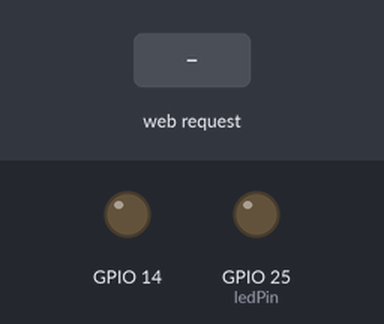
Bench run of a sketch on a simulated ESP32. On the bench: output pins drawn as LEDs (lit = HIGH). The test bench sets the inputs (shaded band). WiFi joins after 1.5 s; servers stay silent unless stated; what the sketch prints to the serial monitor is not drawn.

Above: at 4.7 s.
4.8 s: HTTP request GET /on received
At 5.5 s:
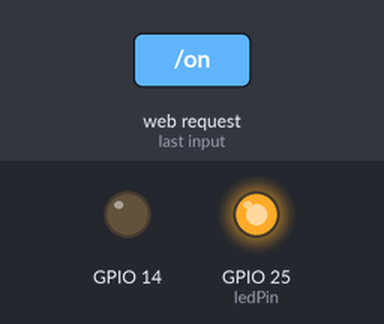
6.3 s: HTTP request GET /off received
At 6.7 s:
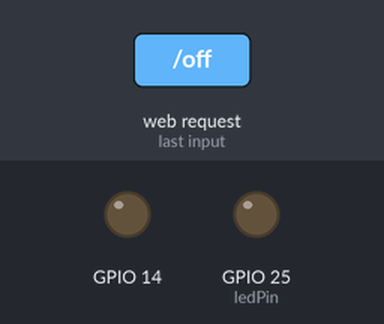
Timing chart, 0 to 9.3 s (numbered marks = the images above; inputs shaded):
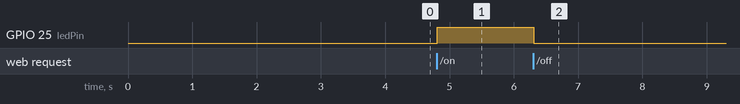

Measured:
- after the input at 4.8 s, GPIO 25 (ledPin): LOW → HIGH at once
- after the input at 6.3 s, GPIO 25 (ledPin): HIGH → LOW at once

The sketch:

HTTP_LED1.ino
```cpp
/*
 *Universidad Nacional Autónoma de México
 *Facultad de Ciencias
 *Licenciatura en Ciencias de la Computación
 *Seminario de Ciencias de la Computación A: Introducción al Internet de las Cosas
 *
 *Escrito por: M. en I. Valente Vázquez Velázquez
 *Última modificación: 14-abril-2023
 *https://sites.google.com/ciencias.unam.mx/introduccion-iot-fc/inicio
*/

//Bibliotecas----------------------------------
#include "WiFi.h"
#include "ESPAsyncWebServer.h"

//Credenciales Red-----------------------------
const char* ssid = "Clase_IoT";
const char* password = "0123456789";

//LED GPIO-------------------------------------
const int ledPin = 25;
String ledState;

//Objeto AsyncWebServer, puerto 80-------------
AsyncWebServer server(80);

//Código HTML----------------------------------
const char index_html[] PROGMEM = R"rawliteral(
<!DOCTYPE HTML><html>
  <head>
    <meta name="viewport" content="width=device-width, initial-scale=1">
    <title>Clase IoT</title>
    </head>
  <body>
    <h1>Clase IoT</h1>
  <h2>Control de un LED</h2>
  <p>Estado LED: <strong> %STATE%</strong></p>
  <p><a href="/on"><button>ON</button></a></p>
  <p><a href="/off"><button>OFF</button></a></p>
  </body>
</html>)rawliteral";

//Conexión WiFi--------------------------------
void setup_wifi() {
  delay(10);
  Serial.println();
  Serial.print("Conectando a: ");
  Serial.println(ssid);

  WiFi.begin(ssid, password);

  while (WiFi.status() != WL_CONNECTED) {
    delay(500);
    Serial.print(".");
  }

  Serial.println("");
  Serial.println("WiFi conectado");
  Serial.println("Dirección IP: ");
  Serial.println(WiFi.localIP());
  delay(2000);
}

//Acciones a realizar--------------------------
String processor(const String& var){
  if(var == "STATE"){
    if(digitalRead(ledPin)){
      ledState = "ON";
    }
    else{
      ledState = "OFF";
    }
    Serial.print("Estado LED: ");
    Serial.println(ledState);
    return ledState;
  }
  return String();
}

void setup(){
  Serial.begin(115200);
  setup_wifi();
  pinMode(ledPin, OUTPUT);
  pinMode(14, OUTPUT);
  digitalWrite(ledPin, LOW);
  digitalWrite(14, LOW);

  //Comenzar el servidor-----------------------
  server.begin();

  //GET HTML-----------------------------------
  server.on("/", HTTP_GET, [](AsyncWebServerRequest * request) {
    request->send(200, "text/html", index_html);
  });

  //STATUS LED------------------------------------
  server.on("/on", HTTP_GET, [](AsyncWebServerRequest *request){
    digitalWrite(ledPin, HIGH);
    request->send_P(200, "text/html", index_html, processor);
  });

  server.on("/off", HTTP_GET, [](AsyncWebServerRequest *request){
    digitalWrite(ledPin, LOW);
    request->send_P(200, "text/html", index_html, processor);
  });

  //Función para error 404
  server.onNotFound([](AsyncWebServerRequest *request){
    request->send(404, "text/plain", "Error 404");
  });
}

void loop(){

}
```
